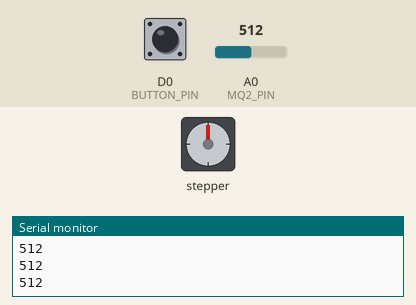
The sketch below on a simulated ESP8266 (NodeMCU). On the bench: stepper motor, the last lines printed to the serial monitor. Wiring (inferred from the names in the program): stepper motor (2048 steps per turn assumed): coils D1, D2, D3, D4. Inputs (shaded band) come from the test bench; at power-on: A0 (MQ2_PIN) = 512, D0 (BUTTON_PIN) LOW.

Above: at 1.2 s.
1.3 s: A0 (MQ2_PIN) set to 694
2.8 s: A0 (MQ2_PIN) set to 712
At 3.58 s:
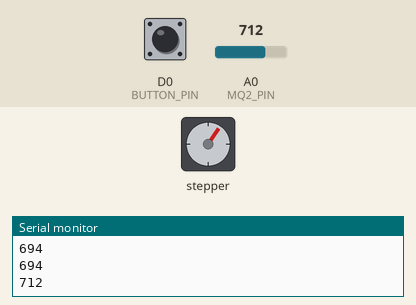
At 4.18 s:
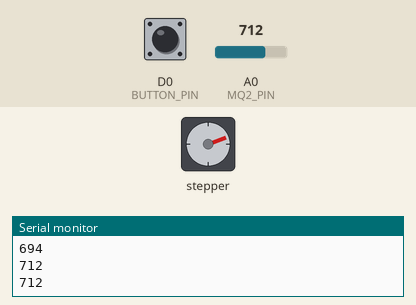
5.8 s: D0 (BUTTON_PIN) pulled HIGH for 0.15 s
At 6.0 s:
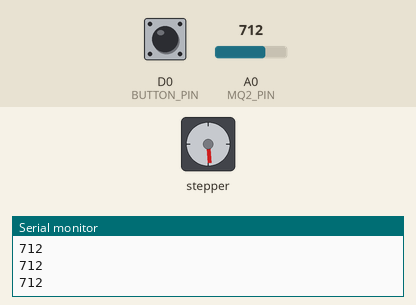
8.8 s: D0 (BUTTON_PIN) pulled HIGH for 1 s
Timing chart, 0 to 13.8 s (numbered marks = the images above; inputs shaded):
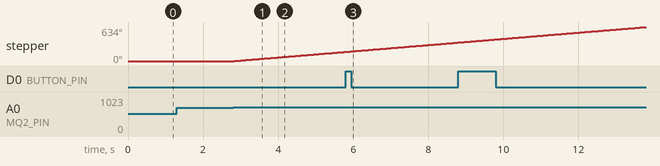

Measured:
- the behaviour switches between 700 and 701 on A0 (MQ2_PIN) (found by bisection; images 0 and 1)
- after the input at 2.8 s, stepper: keeps turning clockwise at about 58°/s, starting at once

The sketch:

esp8266_control.ino
```cpp
#define STEPPER_PIN_1  D1
#define STEPPER_PIN_2  D2
#define STEPPER_PIN_3  D3
#define STEPPER_PIN_4  D4

#define BUTTON_PIN     D0
#define MQ2_PIN        A0

int state = 0;
int laststate = 0;

int step_number = 0;
int step_per_revolution = 2048;

unsigned long duration = 1000;

void setup() {
  pinMode(STEPPER_PIN_1, OUTPUT);
  pinMode(STEPPER_PIN_2, OUTPUT);
  pinMode(STEPPER_PIN_3, OUTPUT);
  pinMode(STEPPER_PIN_4, OUTPUT);

  pinMode(BUTTON_PIN, INPUT);

  Serial.begin(9600);
}

void OneStep(int direction) {
  if (direction > 0) {
    step_number++;
    if (step_number > 3) step_number = 0;
  } else {
    step_number--;
    if (step_number < 0) step_number = 3;
  }

  switch (step_number) {
    case 0:
      digitalWrite(STEPPER_PIN_1, HIGH);
      digitalWrite(STEPPER_PIN_2, LOW);
      digitalWrite(STEPPER_PIN_3, LOW);
      digitalWrite(STEPPER_PIN_4, LOW);
      break;

    case 1:
      digitalWrite(STEPPER_PIN_1, LOW);
      digitalWrite(STEPPER_PIN_2, HIGH);
      digitalWrite(STEPPER_PIN_3, LOW);
      digitalWrite(STEPPER_PIN_4, LOW);
      break;

    case 2:
      digitalWrite(STEPPER_PIN_1, LOW);
      digitalWrite(STEPPER_PIN_2, LOW);
      digitalWrite(STEPPER_PIN_3, HIGH);
      digitalWrite(STEPPER_PIN_4, LOW);
      break;

    case 3:
      digitalWrite(STEPPER_PIN_1, LOW);
      digitalWrite(STEPPER_PIN_2, LOW);
      digitalWrite(STEPPER_PIN_3, LOW);
      digitalWrite(STEPPER_PIN_4, HIGH);
      break;
  }

  delay(3);
}

void loop() {
  int gasValue = analogRead(MQ2_PIN);
  Serial.println(gasValue);

  if (gasValue > 700) {
    unsigned long start = millis();
    while (millis() - start < duration) {
      OneStep(1);
    }
  }

  state = digitalRead(BUTTON_PIN);

  if (state == HIGH && laststate == LOW) {
    for (int i = 0; i < 512; i++) {
      OneStep(1);
    }
  }

  laststate = state;
}
```
